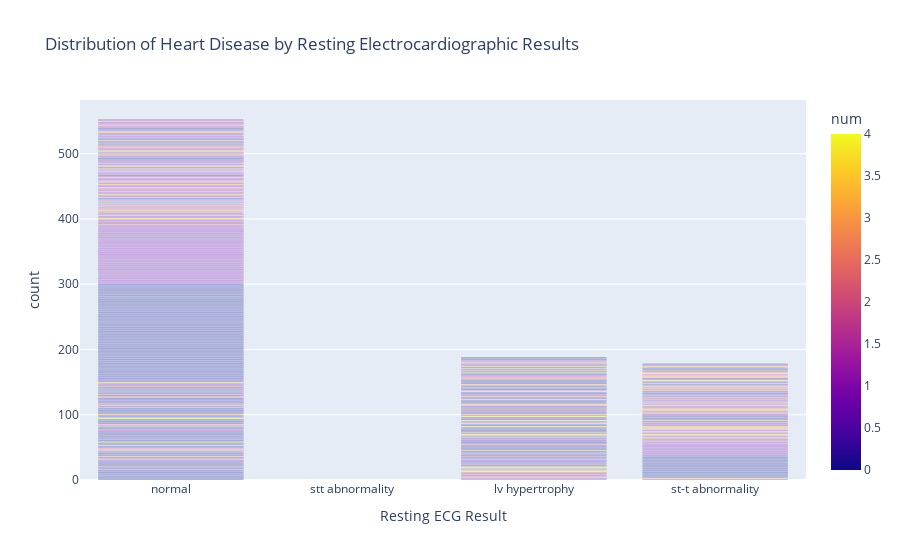

The notebook cell saved with this chart:
### Code cell
# visual the distribution of restecg
fig = px.bar(df, x="restecg", color="num", title="Distribution of Heart Disease by Resting Electrocardiographic Results", 
             labels={"restecg": "Resting ECG Result", "Target": "Heart Disease (1 = Yes, 0 = No)"}, 
             category_orders={"restecg": ["normal", "stt abnormality", "lv hypertrophy"]})

fig.show()

### Figure 1 — Plotly figure (JSON) as saved in the notebook; plotly's stock layout.template omitted (floating-point values rounded to 4 significant figures; data arrays with more than 128 entries replaced by an {"elided": "..."} marker saying what was removed)
{"data": [{"hovertemplate": "Resting ECG Result=%{x}<br>count=%{y}<br>num=%{marker.color}<extra></extra>", "legendgroup": "", "marker": {"color": {"elided": "920 int values"}, "coloraxis": "coloraxis", "pattern": {"shape": ""}}, "name": "", "orientation": "v", "showlegend": false, "textposition": "auto", "type": "bar", "x": {"elided": "920 str values"}, "xaxis": "x", "y": {"elided": "920 int values"}, "yaxis": "y"}], "layout": {"barmode": "relative", "coloraxis": {"colorbar": {"title": {"text": "num"}}, "colorscale": [[0, "#0d0887"], [0.1111, "#46039f"], [0.2222, "#7201a8"], [0.3333, "#9c179e"], [0.4444, "#bd3786"], [0.5556, "#d8576b"], [0.6667, "#ed7953"], [0.7778, "#fb9f3a"], [0.8889, "#fdca26"], [1, "#f0f921"]]}, "legend": {"tracegroupgap": 0}, "title": {"text": "Distribution of Heart Disease by Resting Electrocardiographic Results"}, "xaxis": {"anchor": "y", "categoryarray": ["normal", "stt abnormality", "lv hypertrophy"], "categoryorder": "array", "domain": [0, 1], "title": {"text": "Resting ECG Result"}}, "yaxis": {"anchor": "x", "domain": [0, 1], "title": {"text": "count"}}}}
